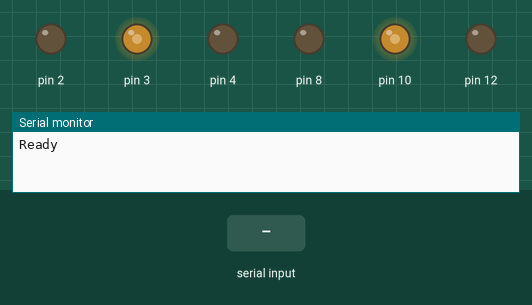
Bench run of a sketch on a simulated Arduino Uno, built with avr-gcc and run on an emulated ATmega328P. Parts: output pins drawn as LEDs (lit = HIGH), the last lines printed to the serial monitor. The inputs (shaded band) are chosen by the test bench.

Above: at 6.4 s.
6.5 s: byte 80 (PITCH) received over Serial
At 6.65 s:
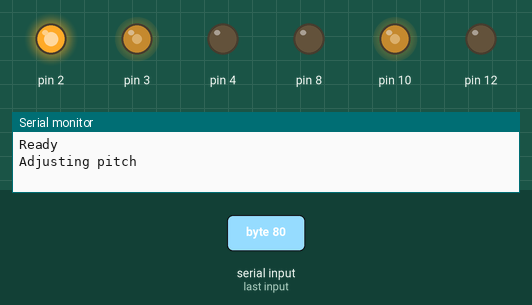
8.3 s: byte 82 (ROLL) received over Serial
At 8.45 s:
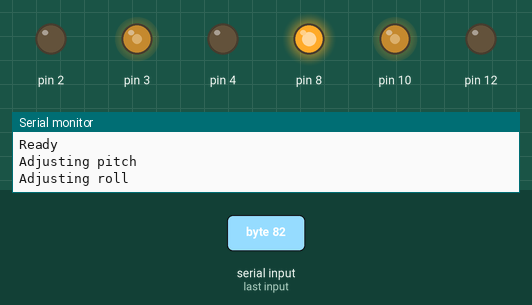
Timing chart, 0 to 11.3 s (numbered marks = the images above; inputs shaded):
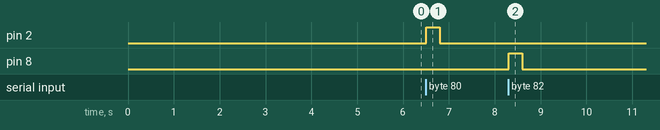

The sketch:

Move_Actuators.ino
```cpp
#define PITCH 'P'
#define ROLL 'R'

void setup() {
    Serial.begin(9600);

  // put your setup code here, to run once:
  pinMode(2, OUTPUT);
  pinMode(3, OUTPUT);
  pinMode(4, OUTPUT);
  pinMode(8, OUTPUT);
  pinMode(10, OUTPUT);
  pinMode(12, OUTPUT);

  ramp();
  Serial.println("Ready");

  delay(5000);

}

void loop() {
  // put your main code here, to run repeatedly:
  while (Serial.available() == 0) {}
  char input = Serial.read();
  if (input == PITCH) {
    Serial.println("Adjusting pitch");
    setDir1(1);
    delay(300);
    setDir1(0);
  } else if (input == ROLL) {
    Serial.println("Adjusting roll");
    setDir2(4);
    delay(300);
    setDir2(3);
  }


}

void setDir1(int d) {
  switch(d) {
    case 0: // off
    digitalWrite(2,LOW);
    digitalWrite(4,LOW);
    break;
    case 1: // forward
    digitalWrite(2,HIGH);
    digitalWrite(4,LOW);
    break;
    case 2:  // backward
    digitalWrite(2,LOW);
    digitalWrite(4,HIGH);
    break;

  }
}

 void setDir2(int d) {
  switch(d) {
    case 3:  // off
    digitalWrite(8,LOW);
    digitalWrite(12,LOW);
    break;
    case 4:  // right
    digitalWrite(8,HIGH);
    digitalWrite(12,LOW);
    break;
    case 5: // left
    digitalWrite(8,LOW);
    digitalWrite(12,HIGH);
  }
}

// Ramp to half speed
void ramp() {
  for(int v = 0; v < 128; v++) {
    analogWrite(3, v);
    analogWrite(10, v);
    delay(2);
  }
}
```

Measured:
- after the input at 6.5 s, pin 2: LOW → HIGH at once, → LOW 0.30 s later
- after the input at 8.3 s, pin 8: LOW → HIGH at once, → LOW 0.30 s later
